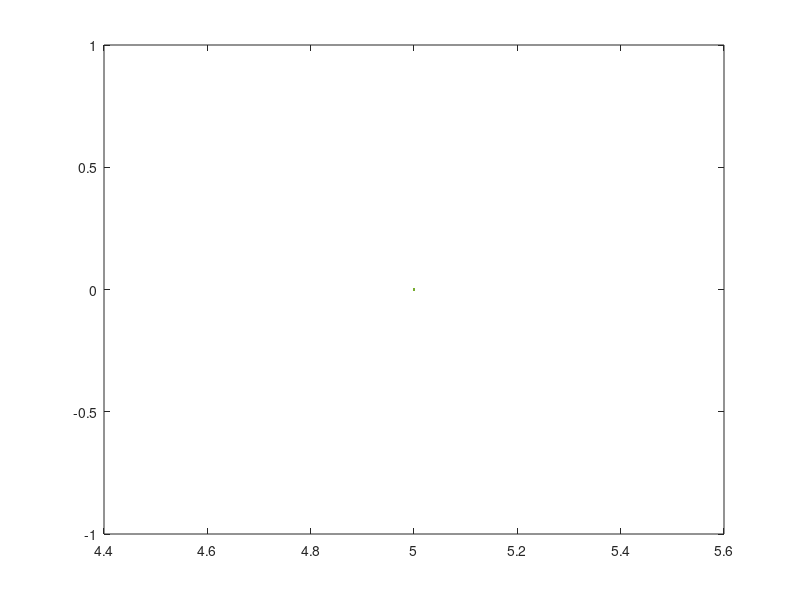

Write the MATLAB code that produced this figure.
%sum to N ?
N = input('N =');

for j=1:N
    sum_u=0;
    sum_d=0;

    for i=1:j
        sum_u=1/i+sum_u;
    end

    for i=1:j
        sum_d=1/(j+1-i)+sum_d;
    end

    diff(j)=(abs(sum_u-sum_d)/(sum_u+sum_d));
end

plot(N,diff)